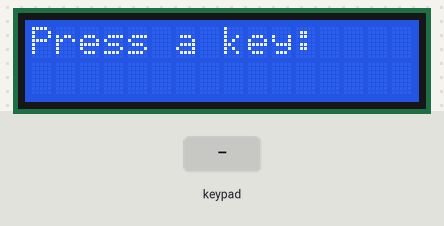
Bench run of a sketch on a simulated ESP32. Parts: 16×2 character LCD. The inputs (shaded band) are chosen by the test bench. What the sketch prints to the serial monitor is not drawn.

Above: at 1.2 s.
1.3 s: keypad keys 1 9 1 8 5 1 7 # pressed 0.4 s apart
At 4.5 s:
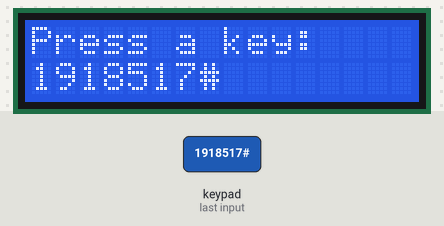
6.0 s: key 'A' pressed
At 6.8 s:
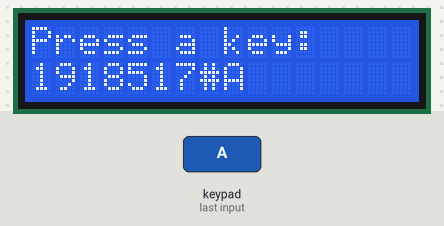
7.5 s: key 'B' pressed
At 8.2 s:
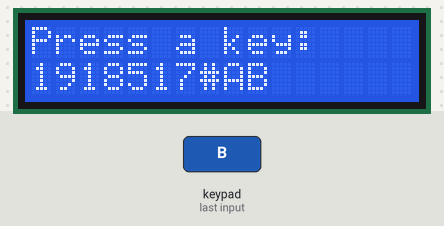
9.0 s: keypad keys 1 9 1 8 5 1 7 * pressed 0.4 s apart
At 12.7 s:
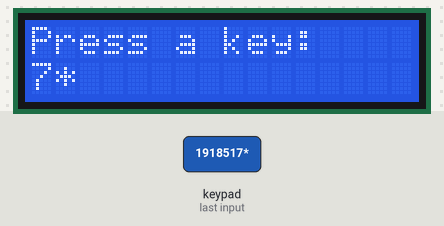
13.7 s: key 'C' pressed
At 14.2 s:
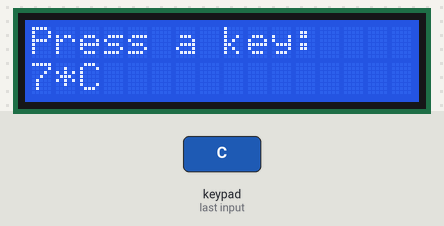
15.2 s: keypad keys 1 9 1 8 5 1 7 D pressed 0.4 s apart
At 18.5 s:
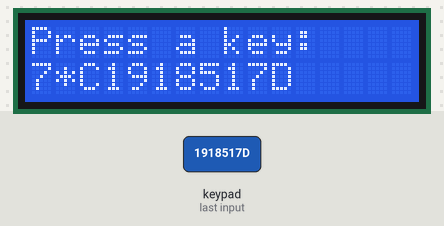
Timing chart, 0 to 20.0 s (numbered marks = the images above; inputs shaded):
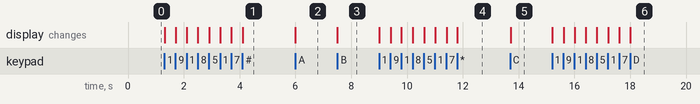

The sketch:

keypad_lcd.ino
```cpp
/*
  Keypad and LCD-Based Embedded Interface System
  Board:   ESP32
  Inputs:  Matrix membrane keypad
  Outputs: I2C LCD (16x2)

  Behaviour:
    - Each key pressed on the keypad is shown on the second line of the LCD
    - When the line is full (16 characters), it clears and starts again
    - Each key press is also printed to the Serial Monitor

  NOTE: This sketch was reconstructed in 2026 from the design of the
  original 2024 project. The original source file was not kept. Pin numbers,
  the I2C address (0x27) and the 4x4 key layout are typical values, not
  recovered ones, so adjust them to match your hardware.

  Libraries (install from the Library Manager):
    - "Keypad" by Mark Stanley and Alexander Brevig
    - "LiquidCrystal I2C" by Frank de Brabander
*/

#include <Wire.h>
#include <LiquidCrystal_I2C.h>
#include <Keypad.h>

// ---------- LCD settings ----------
const uint8_t LCD_ADDRESS = 0x27;   // Common I2C address; some modules use 0x3F
const uint8_t LCD_COLUMNS = 16;
const uint8_t LCD_ROWS    = 2;

// ---------- Keypad settings (adjust to your wiring) ----------
const byte KEYPAD_ROWS = 4;
const byte KEYPAD_COLS = 4;

char keys[KEYPAD_ROWS][KEYPAD_COLS] = {
  {'1', '2', '3', 'A'},
  {'4', '5', '6', 'B'},
  {'7', '8', '9', 'C'},
  {'*', '0', '#', 'D'}
};

byte rowPins[KEYPAD_ROWS] = {19, 18, 5, 17};
byte colPins[KEYPAD_COLS] = {16, 4, 32, 33};

LiquidCrystal_I2C lcd(LCD_ADDRESS, LCD_COLUMNS, LCD_ROWS);
Keypad keypad = Keypad(makeKeymap(keys), rowPins, colPins, KEYPAD_ROWS, KEYPAD_COLS);

uint8_t cursorColumn = 0;

void clearInputLine() {
  lcd.setCursor(0, 1);
  for (uint8_t i = 0; i < LCD_COLUMNS; i++) {
    lcd.print(' ');
  }
  cursorColumn = 0;
}

void setup() {
  Serial.begin(115200);

  Wire.begin(21, 22);   // ESP32 default I2C pins: SDA = 21, SCL = 22
  lcd.init();
  lcd.backlight();

  lcd.setCursor(0, 0);
  lcd.print("Press a key:");
  clearInputLine();
}

void loop() {
  char key = keypad.getKey();

  if (key) {
    if (cursorColumn >= LCD_COLUMNS) {
      clearInputLine();
    }

    lcd.setCursor(cursorColumn, 1);
    lcd.print(key);
    cursorColumn++;

    Serial.print("Key pressed: ");
    Serial.println(key);
  }
}
```

Measured:
- after the input at 1.3 s, the display: first changes at once (image 1 shows a later state)
- after the input at 6.0 s, the display: changes at once (image 2)
- after the input at 7.5 s, the display: changes at once (image 3)
- after the input at 9.0 s, the display: first changes at once (image 4 shows a later state)
- after the input at 13.7 s, the display: changes at once (image 5)
- after the input at 15.2 s, the display: first changes at once (image 6 shows a later state)
